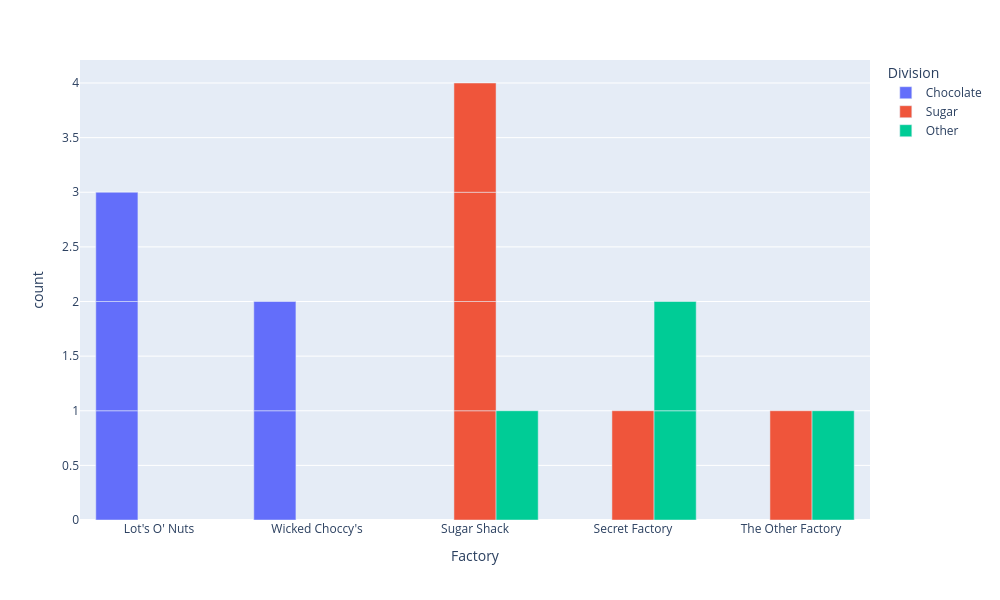

Notebook source saved alongside this figure:
### Code cell
fig = px.bar(df,x="Factory",color="Division",barmode="group")
fig.update_layout(
    width=1000,
    height=600
)
fig.show()

### Figure 1 — Plotly figure (JSON) as saved in the notebook; plotly's stock layout.template omitted (floating-point values rounded to 4 significant figures)
{"data": [{"alignmentgroup": "True", "hovertemplate": "Division=Chocolate<br>Factory=%{x}<br>count=%{y}<extra></extra>", "legendgroup": "Chocolate", "marker": {"color": "#636efa", "pattern": {"shape": ""}}, "name": "Chocolate", "offsetgroup": "Chocolate", "orientation": "v", "showlegend": true, "textposition": "auto", "type": "bar", "x": ["Lot's O' Nuts", "Lot's O' Nuts", "Lot's O' Nuts", "Wicked Choccy's", "Wicked Choccy's"], "xaxis": "x", "y": [1, 1, 1, 1, 1], "yaxis": "y"}, {"alignmentgroup": "True", "hovertemplate": "Division=Sugar<br>Factory=%{x}<br>count=%{y}<extra></extra>", "legendgroup": "Sugar", "marker": {"color": "#EF553B", "pattern": {"shape": ""}}, "name": "Sugar", "offsetgroup": "Sugar", "orientation": "v", "showlegend": true, "textposition": "auto", "type": "bar", "x": ["Sugar Shack", "Sugar Shack", "Sugar Shack", "Sugar Shack", "Secret Factory", "The Other Factory"], "xaxis": "x", "y": [1, 1, 1, 1, 1, 1], "yaxis": "y"}, {"alignmentgroup": "True", "hovertemplate": "Division=Other<br>Factory=%{x}<br>count=%{y}<extra></extra>", "legendgroup": "Other", "marker": {"color": "#00cc96", "pattern": {"shape": ""}}, "name": "Other", "offsetgroup": "Other", "orientation": "v", "showlegend": true, "textposition": "auto", "type": "bar", "x": ["Sugar Shack", "Secret Factory", "Secret Factory", "The Other Factory"], "xaxis": "x", "y": [1, 1, 1, 1], "yaxis": "y"}], "layout": {"barmode": "group", "height": 600, "legend": {"title": {"text": "Division"}, "tracegroupgap": 0}, "margin": {"t": 60}, "width": 1000, "xaxis": {"anchor": "y", "domain": [0, 1], "title": {"text": "Factory"}}, "yaxis": {"anchor": "x", "domain": [0, 1], "title": {"text": "count"}}}}
